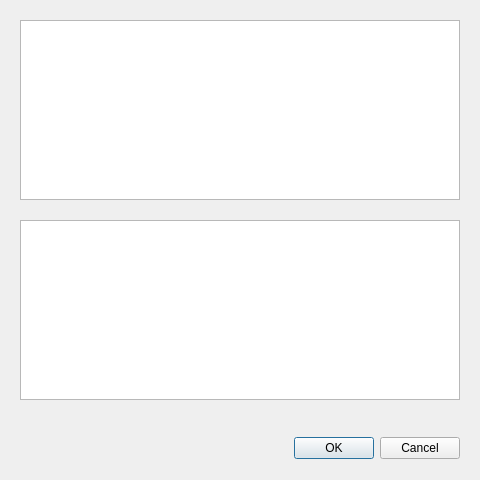
<?xml version="1.0" encoding="UTF-8"?>
<ui version="4.0">
 <class>nTextReplacement</class>
 <widget class="QDialog" name="nTextReplacement">
  <property name="geometry">
   <rect>
    <x>0</x>
    <y>0</y>
    <width>480</width>
    <height>480</height>
   </rect>
  </property>
  <property name="windowTitle">
   <string>Replace</string>
  </property>
  <property name="windowIcon">
   <iconset resource="../../Images/Branon.qrc">
    <normaloff>:/images/fonts.png</normaloff>:/images/fonts.png</iconset>
  </property>
  <property name="toolTip">
   <string>Replace</string>
  </property>
  <property name="statusTip">
   <string>Replace</string>
  </property>
  <property name="whatsThis">
   <string>Replace</string>
  </property>
  <widget class="QDialogButtonBox" name="buttonBox">
   <property name="geometry">
    <rect>
     <x>20</x>
     <y>432</y>
     <width>440</width>
     <height>32</height>
    </rect>
   </property>
   <property name="orientation">
    <enum>Qt::Horizontal</enum>
   </property>
   <property name="standardButtons">
    <set>QDialogButtonBox::Cancel|QDialogButtonBox::Ok</set>
   </property>
  </widget>
  <widget class="QTextEdit" name="Source">
   <property name="geometry">
    <rect>
     <x>20</x>
     <y>20</y>
     <width>440</width>
     <height>180</height>
    </rect>
   </property>
   <property name="toolTip">
    <string>Source string</string>
   </property>
   <property name="statusTip">
    <string>Source string</string>
   </property>
   <property name="whatsThis">
    <string>Source string</string>
   </property>
  </widget>
  <widget class="QTextEdit" name="Replace">
   <property name="geometry">
    <rect>
     <x>20</x>
     <y>220</y>
     <width>440</width>
     <height>180</height>
    </rect>
   </property>
   <property name="toolTip">
    <string>Replacement string</string>
   </property>
   <property name="statusTip">
    <string>Replacement string</string>
   </property>
   <property name="whatsThis">
    <string>Replacement string</string>
   </property>
  </widget>
 </widget>
 <resources>
  <include location="../../Images/Branon.qrc"/>
  <include location="../../Images/Branon.qrc"/>
 </resources>
 <connections>
  <connection>
   <sender>buttonBox</sender>
   <signal>accepted()</signal>
   <receiver>nTextReplacement</receiver>
   <slot>accept()</slot>
   <hints>
    <hint type="sourcelabel">
     <x>248</x>
     <y>254</y>
    </hint>
    <hint type="destinationlabel">
     <x>157</x>
     <y>274</y>
    </hint>
   </hints>
  </connection>
  <connection>
   <sender>buttonBox</sender>
   <signal>rejected()</signal>
   <receiver>nTextReplacement</receiver>
   <slot>reject()</slot>
   <hints>
    <hint type="sourcelabel">
     <x>316</x>
     <y>260</y>
    </hint>
    <hint type="destinationlabel">
     <x>286</x>
     <y>274</y>
    </hint>
   </hints>
  </connection>
 </connections>
</ui>
